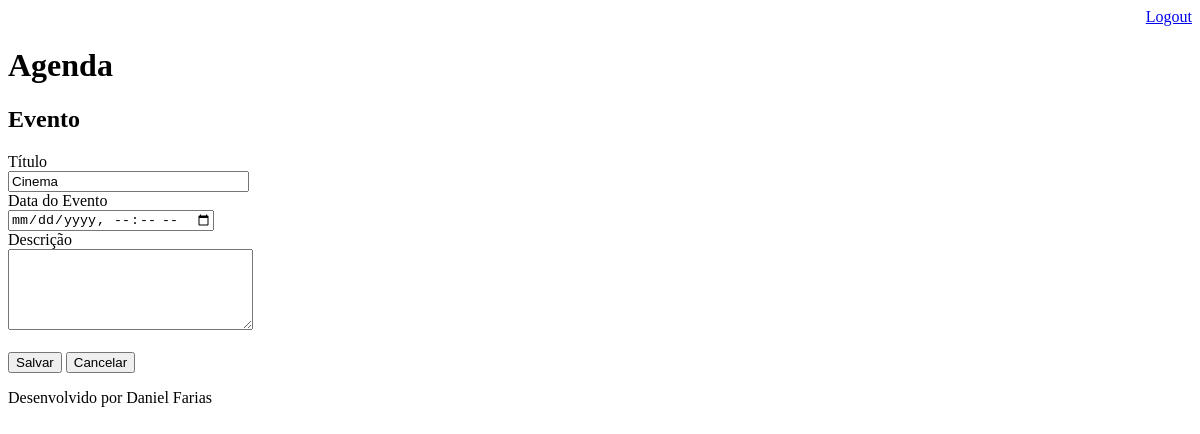
The app's page /agenda/evento/?id=4 (signed in), older data.
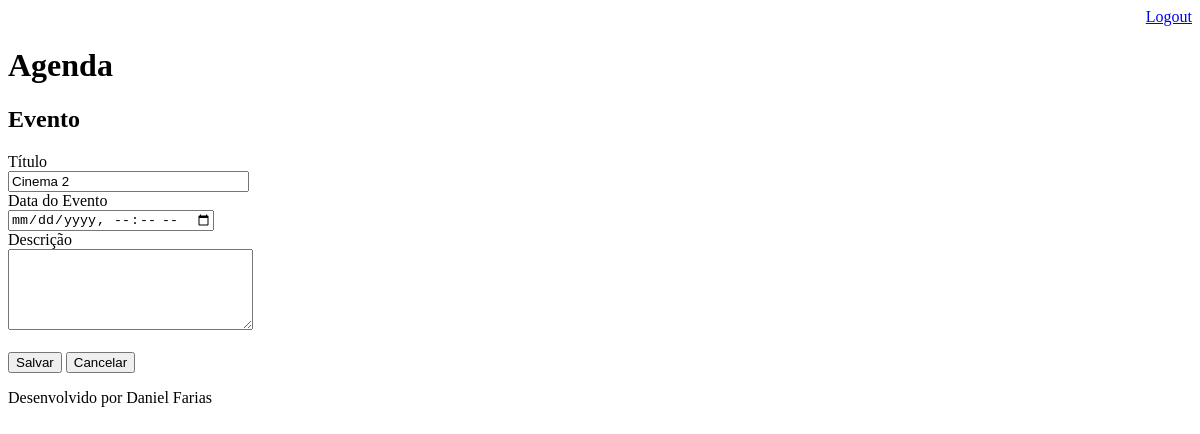
The same page, newer data.
### core/models.py (models this page shows, shortened)
class Evento(models.Model):
    titulo = models.CharField(max_length=100)
    descricao = models.TextField(blank=True, null=True)
    data_evento = models.DateTimeField(verbose_name='Data do Evento')
    data_criacao = models.DateTimeField(auto_now=True)
    usuario = models.ForeignKey(User, on_delete=models.CASCADE)

### core/views.py (the view)
# urls.py: path('agenda/evento/', views.evento),
@login_required(login_url='/login/')
def evento(request):
    id_evento = request.GET.get('id')
    dados = {}
    if id_evento:
        dados['evento'] = Evento.objects.get(id=id_evento)
    return render(request, 'evento.html', dados)

### templates/evento.html (shortened to what this page needs)
{% extends "model-page.html" %}
{% block content %}
<h2>Evento</h2>
<form action="submit" method="POST">{% csrf_token %}
    <label>Título</label>
    <br>
    <input type="text" name="titulo" size="27" value="{{ evento.titulo }}">
    <br>
    <label>Data do Evento</label>
    <br>
    <input type="datetime-local" name="data_evento" value="{{ get_data_input_evento }}">
    <br>
    <label>Descrição</label>
    <br>
    <textarea name="descricao" rows="5" cols="28">{{ evento.descricao }}</textarea>
    <br><br>
    <button type ="submit">Salvar</button>
    <a href="/">
        <button type ="button">Cancelar</button>
    </a>
</form>
{% endblock %}

Row changes from the older to the newer data that the page shows:
changed Evento: titulo "Cinema" → "Cinema 2"
